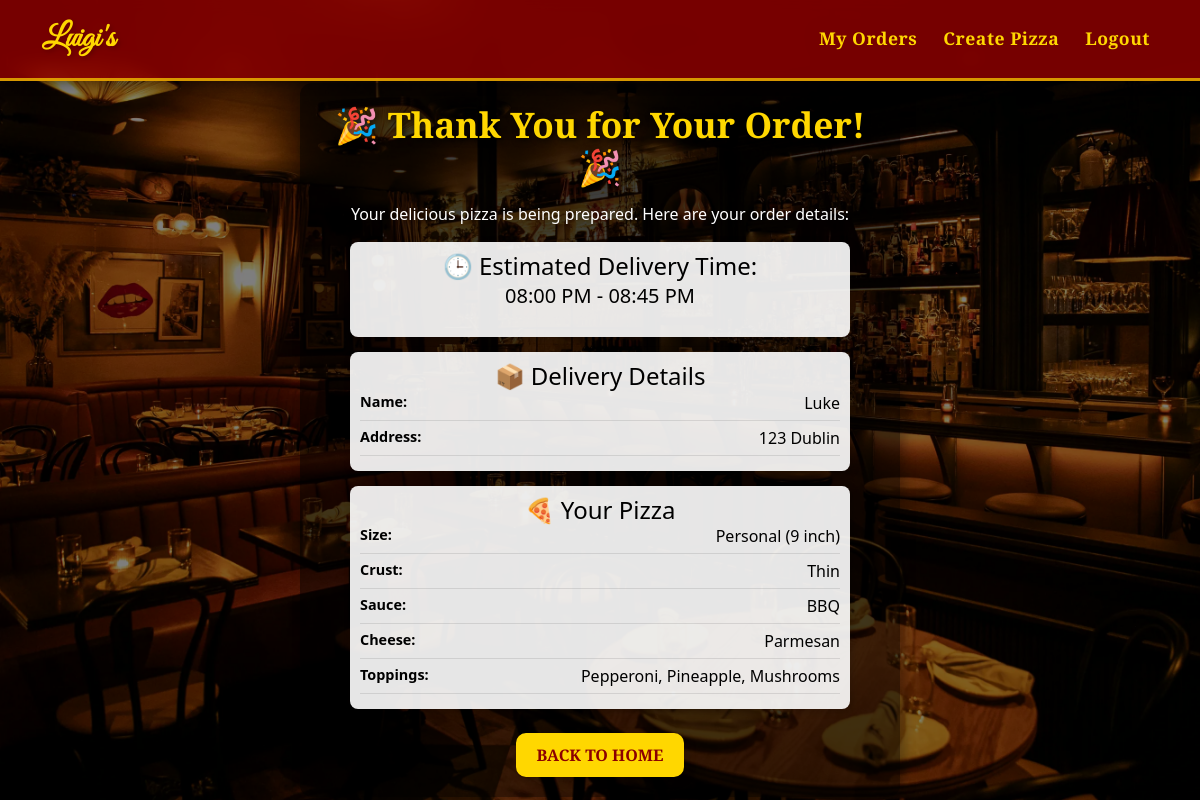
The page /order_complete/7/ (signed in) on the database its author committed.
### orders/models.py (models this page shows, shortened)
class Order(models.Model):
    user = models.ForeignKey(settings.AUTH_USER_MODEL, on_delete=models.CASCADE)
    pizza = models.ForeignKey(Pizza, on_delete=models.CASCADE)
    name = models.CharField(max_length=100)
    address = models.TextField()
    card_number = models.CharField(max_length=16)
    card_expiry = models.CharField(max_length=7)
    card_cvv = models.CharField(max_length=3)
    timestamp = models.DateTimeField(auto_now_add=True)

class Pizza(models.Model):
    size = models.ForeignKey(PizzaSize, on_delete=models.CASCADE)
    crust = models.ForeignKey(PizzaCrust, on_delete=models.CASCADE)
    sauce = models.ForeignKey(PizzaSauce, on_delete=models.CASCADE)
    cheese = models.ForeignKey(PizzaCheese, on_delete=models.CASCADE)
    toppings = models.ManyToManyField(Topping)

class PizzaSize(models.Model):
    name = models.CharField(max_length=20)

class PizzaCrust(models.Model):
    name = models.CharField(max_length=20)

class PizzaSauce(models.Model):
    name = models.CharField(max_length=20)

class PizzaCheese(models.Model):
    name = models.CharField(max_length=20)

class Topping(models.Model):
    name = models.CharField(max_length=20)

### orders/views.py (the view)
# urls.py: path('order_complete/<int:order_id>/', views.order_complete, name='order_complete'),
@login_required
def order_complete(request, order_id):
    order = get_object_or_404(Order, id=order_id)
    order_time = order.timestamp
    current_minute = order_time.minute
    if current_minute <= 15:
        delivery_start = order_time.replace(minute=45, second=0, microsecond=0)
        delivery_end = delivery_start + timedelta(minutes=15)
    else:
        delivery_start = order_time + timedelta(hours=1)
        delivery_start = delivery_start.replace(minute=0, second=0, microsecond=0)
        delivery_end = delivery_start + timedelta(minutes=45)
    if delivery_end.hour >= 24:
        delivery_end = delivery_end.replace(hour=0)
    delivery_window = f"{delivery_start.strftime('%I:%M %p')} - {delivery_end.strftime('%I:%M %p')}"
    return render(request, 'orders/order_complete.html', {'order': order, 'delivery_window': delivery_window})

### orders/templates/orders/order_complete.html (shortened to what this page needs)
{% extends 'orders/base.html' %}
{% load static %}
{% block content %}
<div class="content-wrapper">
    <div class="container order-complete-container">
        <h2 class="page-title">🎉 Thank You for Your Order! 🎉</h2>
        <p>Your delicious pizza is being prepared. Here are your order details:</p>
        <div class="order-details-wrapper">
            <div class="order-card">
                <h4 class="card-title"> 🕒 Estimated Delivery Time:</h4>
                <p class="lead"><strong>{{ delivery_window }}</strong></p>
            </div>
            <div class="order-card">
                <h4 class="card-title"> 📦 Delivery Details</h4>
                <div class="details-list">
                    <p><strong>Name:</strong> {{ order.name }}</p>
                    <p><strong>Address:</strong> {{ order.address }}</p>
                </div>
            </div>
            <div class="order-card">
                <h4 class="card-title"> 🍕 Your Pizza</h4>
                <div class="details-list">
                    <p><strong>Size:</strong> {{ order.pizza.size.name }}</p>
                    <p><strong>Crust:</strong> {{ order.pizza.crust.name }}</p>
                    <p><strong>Sauce:</strong> {{ order.pizza.sauce.name }}</p>
                    <p><strong>Cheese:</strong> {{ order.pizza.cheese.name }}</p>
                    <p><strong>Toppings:</strong>
                        {% for topping in order.pizza.toppings.all %}
                            {{ topping.name }}{% if not forloop.last %}, {% endif %}
                        {% empty %}
                            No Toppings
                        {% endfor %}
                    </p>
                </div>
            </div>
        </div>
        <a href="{% url 'home' %}" class="btn custom-btn mt-4">Back to Home</a>
    </div>
</div>
{% endblock %}

### rows shown on the page
Order: name "Luke", address "123 Dublin", pizza.size.name "Personal (9 inch)", pizza.crust.name "Thin", pizza.sauce.name "BBQ", pizza.cheese.name "Parmesan"
Topping: name "Pepperoni"
Topping: name "Pineapple"
Topping: name "Mushrooms"

### other values the page prints
{{ delivery_window }} "08:00 PM - 08:45 PM"
